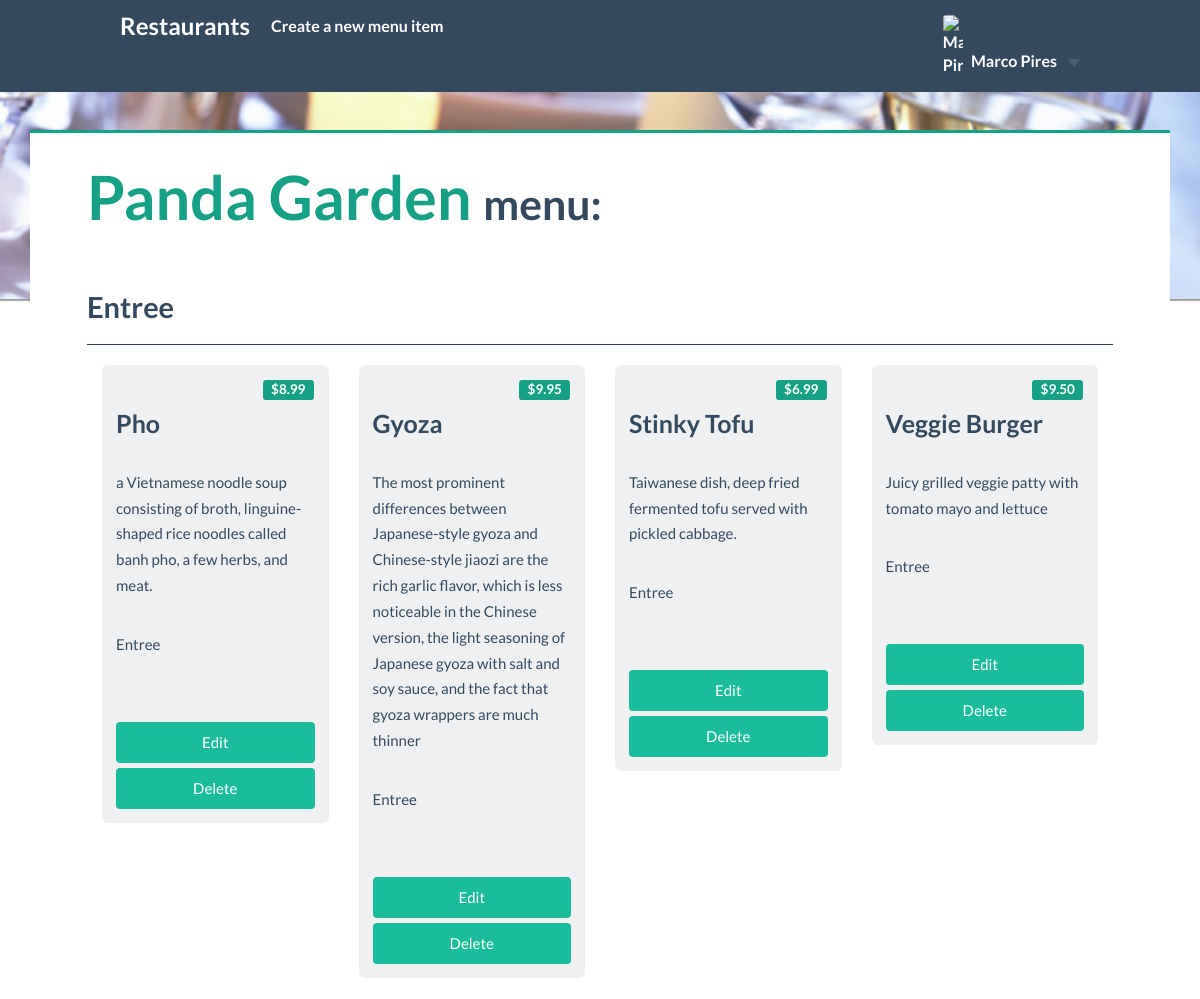
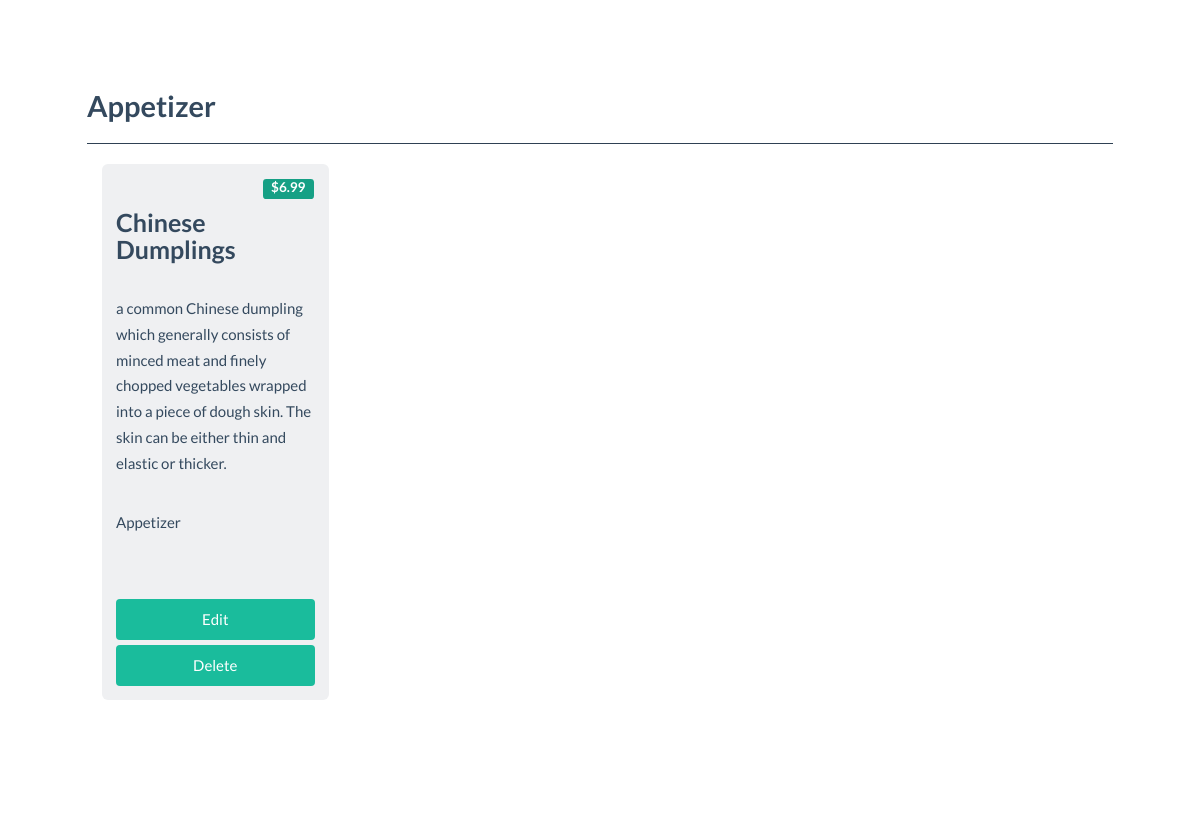
The page /restaurant/3/menu (signed in) on the database its author committed (2 pictures, top to bottom).
### restaurantApp/persistence/database_setup.py (models this page shows, shortened)
class Restaurant(Base):
	__tablename__ = 'restaurant'
	id = Column( Integer, primary_key = True )
	name = Column( String(260), nullable = False )
	user_id = Column( Integer, ForeignKey('user.id') )
	picture = Column( String(1000), nullable = True, default='default.jpg')
	user = relationship(User)

class Course(Base):
	__tablename__ = 'course'
	name = Column( String(250), nullable = False, primary_key = True )

class MenuItem(Base):
	__tablename__ = 'menu_item'
	name = Column( String(80), nullable = False )
	id = Column( Integer, primary_key = True )
	description = Column( String(250) )
	price = Column( String(8) )
	course_name = Column( String(250), ForeignKey('course.name') )
	course = relationship(Course)
	restaurant_id = Column( Integer, ForeignKey('restaurant.id') )
	restaurant = relationship(Restaurant)
	user_id = Column( Integer, ForeignKey('user.id') )
	user = relationship(User)

### restaurantApp/router/views.py (the view)
@app.route("/restaurant/<int:restaurant_id>/menu")
def showmenu(restaurant_id):
    user = userData.getCurrentUserInfo()
    restaurant = db.getRestaurant( restaurant_id )
    items = db.getAllRestaurantMenuItems( restaurant )
    courses = db.getAllRestItemsByCourses( restaurant )
    return render_template(
        'menu.html',
        filesPath = filesHandler.getFilesFolder(),
        restaurant = restaurant,
        items = list(items),
        courses = courses,
        user_id = user['id'],
        username = user['name'],
        user_picture = user['picture']
    )

### restaurantApp/helpers/filesHandler.py (called while the page is built)
def getFilesFolder():
	return os.path.join( config.data["read_folder"] )

### restaurantApp/persistence/data_access.py (called while the page is built)
def connect(database='sqlite:///restaurantmenu.db'):
    try:
        engine = create_engine(database)
        Base.metadata.bind = engine
        DBSession = sessionmaker( bind = engine )
        session = DBSession()
        return session
    except:
        print("Error: Connection failed")

def closeConnection(session):
    session.close()

def getRestaurant(id):
    session = connect()
    restaurant = session.query(Restaurant).filter_by( id = id ).one()
    closeConnection(session)
    return restaurant

def getAllRestaurantMenuItems(restaurant):
    session = connect()
    items = session.query(MenuItem).filter_by( restaurant_id = restaurant.id
        ).order_by(desc(MenuItem.course_name))
    closeConnection(session)
    return items

def getAllCourses():
    session = connect()
    courses = session.query(Course).all()
    closeConnection(session)
    return courses

def getAllRestItemsByCourses(restaurant):
    session = connect()
    courses = getAllCourses();
    for course in courses:
        course.menuItems = session.query(MenuItem).filter_by( restaurant_id = restaurant.id,
            course_name = course.name )
        course.length = course.menuItems.count()
    closeConnection(session)
    return courses

### restaurantApp/session/storage.py (called while the page is built)
def get(key):
    if key in session:
        return session[key]
    return None

### restaurantApp/session/userData.py (called while the page is built)
def getCurrentUserInfo():
    return {
        'id' : session.get('user_id'),
        'name' : session.get('username'),
        'picture' : session.get('picture'),
        'email' : session.get('email'),
    }

### restaurantApp/templates/menu.html (shortened to what this page needs)
<!DOCTYPE html>
<html>
	<head>
		<link rel="stylesheet" href="{{ url_for('static', filename='vendor/bootstrap-3.3.5-dist/css/bootstrap.min.css') }}">
		<link rel="stylesheet" href="{{ url_for('static', filename='vendor/Flat-UI/css/flat-ui.min.css') }}">
		<link rel="stylesheet" href="{{ url_for('static', filename='css/styles.css') }}">
	</head>
	</body>
		<header class="header clearfix">
			<nav class="navbar navbar-inverse navbar-fixed-top" role="navigation">
				<div class="navbar-header">
					<a class="navbar-brand" href='/'>Restaurants</a>
				</div>
				<div class="collapse navbar-collapse" id="navbar-collapse-01">
					{% if username and restaurant.user_id == user_id %}
					<ul class="nav navbar-nav navbar-left">
						<li><a href='{{url_for('NewMenuItem', restaurant_id = restaurant.id) }}'>Create a new menu item</a></li>
					</ul>
					{% endif %}
					<ul class="nav navbar-nav navbar-right">
						{% if username %}
						<li class="dropdown">
							<a href="#" class="dropdown-toggle" data-toggle="dropdown">
								{% if user_picture %}
									<img src="{{user_picture}}" alt="{{ username }}">
								{% endif %}
								{{ username }}
								<b class="caret"></b>
							</a>
						</li>
						{% else %}
						<li>
							<a href='{{ url_for('showLogin') }}'>Login</a>
						</li>
						{% endif %}
					</ul>
				</div>
			</nav>
		</header>
		<main class="container">
			<div class="container-fluid">
				{% if items|length > 0 %}
					<div class="restaurant-cover">
					</div>
					<section class="menu-items">
						<h1>
							<span class="green-sea">{{restaurant.name}}</span> <span class="small-h1">menu:</span>
						</h1>
						<br>
						{% for course in courses %}
							{% if course.length > 0 %}
								<div class="group">
									<h4>{{course.name}}</h4>
									<hr>
									<ul>
										{% for item in course.menuItems %}
											<li class="col-md-3 col-sm-6 col-xs-12">
												<div class="tile menu-item">
													<span class="label label-default palette-green-sea">{{item.price}}</span>
													<h3 class="tile-title">{{item.name}}</h3>
													<br>
													<p>{{item.description}}</p>
													<p>{{item.course_name}}</p>
													{% if username and item.user_id == user_id %}
														<br>
														<a class="btn btn-primary btn-large btn-block" href ='{{url_for('editMenuItem', restaurant_id = restaurant.id, menu_id = item.id) }}'>Edit</a>
														<a class="btn btn-primary btn-large btn-block" href ='{{url_for('deleteMenuItem', restaurant_id = restaurant.id, menu_id = item.id) }}'>Delete</a>
													{% endif %}
												</div>
											</li>
											{% if loop.index is divisibleby 4 %}
												<div class="clearfix visible-md-block visible-lg-block"></div>
											{% endif %}
										{% endfor %}
									</ul>
									<div class="clearfix"></div>
									<br><br>
								</div>
							{% endif %}
						{% endfor %}
					</section>
				{% else %}
					<h4>There are no items to display! </h4> <p>Start by creating a <a href='{{url_for('NewMenuItem', restaurant_id = restaurant.id) }}'>new menu item</a> .</p>
					<br>
					<br>
					<br>
				{% endif %}
			</div>
		</main>
		<footer>
			<div class="container">
				<div class="row">
					<div class="col-xs-7">
						<h3 class="footer-title">About Restaurant app</h3>
						<p>
						</p>
					</div>
					<div class="col-xs-5 hidden-xs">
						<div class="footer-banner">
						<h3 class="footer-title">Contacts</h3>
							<ul>
								<li><strong>email:</strong> <span>mpires@leya.com</span></li>
							</ul>
						</div>
					</div>
				</div>
			</div>
		</footer>
	</body>
</html>

### restaurantApp/static/css/styles.css (style rules this page uses)
main.container { position: absolute; top: 0; min-height: 95%; width: 100%; z-index: 1; margin-bottom: 315px; -webkit-box-shadow: 1px 1px 5px 1px rgba(0,0,0,.5); box-shadow: 1px 1px 5px 1px rgba(0,0,0,.5); }
main:not(.login-wrapper) { background-color: #fff; padding-top : 130px; padding-bottom : 50px; }
.navbar { padding: 0 10%; }
.navbar-brand { padding: 14px 0; margin: 0; }
.container-fluid { max-width: 1200px; }
@media (min-width: 768px) { .navbar-collapse .navbar-nav.navbar-left:first-child { margin-left: 0 !important; } }
footer { position: fixed; width: 100%; bottom: 0; border-top: 1px solid; min-height: 310px; }
footer .container { margin: 0 auto; }
.green-sea { color: #16a085; }
.small-h1 { font-size: 0.7em; }
.btn + .btn { margin-right: 5px; }
.btn { position: relative; }
.menu-item { padding-top: 5%; text-align: left; min-width: 200px; }
.menu-item h3 { margin-top: 35px; font-size: 25px; }
.menu-item .label { position: absolute; top: 0; right: 0; margin: 15px; }
.navbar-collapse .navbar-nav.navbar-right:last-child>.dropdown:last-child>a { -webkit-border-radius: 0; -moz-border-radius: 0; -ms-border-radius: 0; -o-border-radius: 0; border-radius: 0; }
.group hr { border-color: #2f4154; }
.group ul { padding: 0; }
.group ul li { list-style: none; }
.navbar .navbar-right .dropdown img { max-width: 20px; border-radius: 3px; vertical-align: sub; margin-right: 5px; }
.menu-items { padding: 1px 5%; position: relative; z-index: 2; background-color: white; border-top: 3px solid #16A085; min-width: 250px; }
.restaurant-cover { position: fixed; background-color: #1abc9c; width: 100%; left: 0; top: 0; height: 300px; overflow: hidden; -webkit-box-shadow: 0px 1px 1px 0px rgba(0,0,0,.3); box-shadow: 0px 1px 1px 0px rgba(0,0,0,.3); border-bottom: 1px solid #999; }

### rows shown on the page
Restaurant: name "Panda Garden"
Course: name "Entree"
MenuItem: price "$8.99", name "Pho", description "a Vietnamese noodle soup consisting of broth, linguine-shaped rice noodles called banh pho, a few herbs, and meat.", course_name "Entree"
MenuItem: price "$9.95", name "Gyoza", description "The most prominent differences between Japanese-style gyoza and Chinese-style jiaozi are the rich garlic flavor, which is less noticeable in the Chinese version, the light seasoning of Japanese gyoza with salt and soy sauce, and the fact that gyoza wrappers are much thinner", course_name "Entree"
MenuItem: price "$6.99", name "Stinky Tofu", description "Taiwanese dish, deep fried fermented tofu served with pickled cabbage.", course_name "Entree"
MenuItem: price "$9.50", name "Veggie Burger", description "Juicy grilled veggie patty with tomato mayo and lettuce", course_name "Entree"
Course: name "Appetizer"
MenuItem: price "$6.99", name "Chinese Dumplings", description "a common Chinese dumpling which generally consists of minced meat and finely chopped vegetables wrapped into a piece of dough skin. The skin can be either thin and elastic or thicker.", course_name "Appetizer"

### other values the page prints
{{ username }} "Marco Pires"
